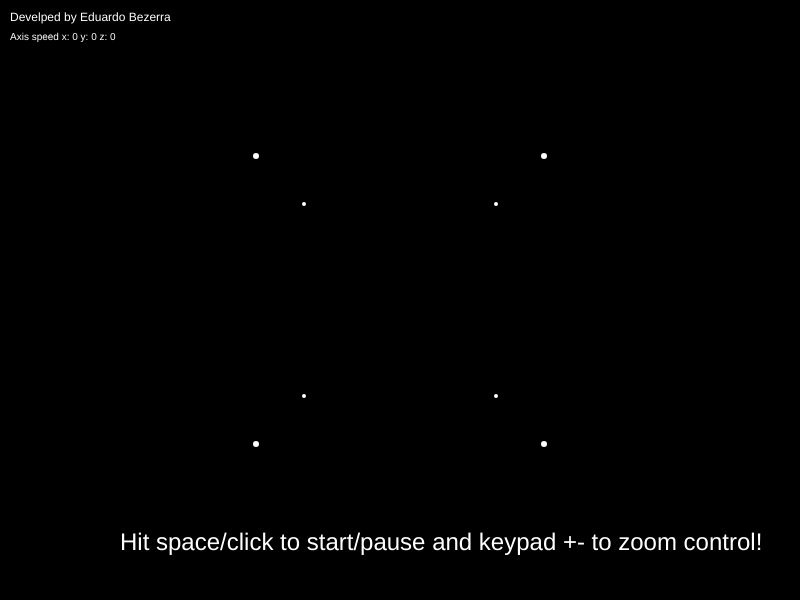
Frame 1 (no input)
Frame 60 (no input): identical to frame 1, image omitted
Frame 120 (the mouse pressed at the canvas centre since frame 60): identical to frame 1, image omitted

The p5.js sketch that drew this single still picture (run headless with seeded random() and noise() and a simulated clock; from frame 60 on, the mouse is pressed at the canvas centre):

// p5.js sketch
// ── sketch.js
/*
Developed by Eduardo Bulhões
Date: 26/10/2023
edubbulhoes@gmail.com
linkedin: www.linkedin.com/in/ebezerra-it
*/
const canvas2d = { x: 800, y: 600 };
const viewcamera = { x: 0, y: 0, z: -5 };
const viewTypeTimer = 10000; // 10 seconds
const maxAxisSpeed = 0.05;
var myCredits;

var points = [];
var faces = [];
var zoomcamera = 120;
var rot3d = {x: 0.0, y: 0.0, z: 0.0};
var newVel3d = {x: 0.0, y: 0.0, z: 0.0};
var vel3d = {x: 0.0, y: 0.0, z: 0.0};
var acel3d = {x: 0.0, y: 0.0, z: 0.0};
var viewType = 0; // 0 - points; 1 - wireframe; 2-solid; 3-solid w/ light
var cubeColor = { r: 240, g: 240, b: 240 };
var newCubeColor = { r: 0, g: 0, b: 0 };
var acelCubeColor = { r: 0, g: 0, b: 0 };
var start = false;

function setup() {
  const cnv = createCanvas(canvas2d.x, canvas2d.y);
  cnv.mouseClicked(() => {
    start = !start;
    if (start) changeRotation();
  });
  cnv.mouseWheel((event) => {
    if (event.deltaY < 0) {
      if (zoomcamera - 10 < 10) 
        zoomcamera = 10;
      else zoomcamera -= 10;
    } else if (event.deltaY > 0) {
      if (zoomcamera + 10 > 180) 
        zoomcamera = 180;
      else zoomcamera += 10;
    }
  }); 
  
  myCredits = createA('https://www.linkedin.com/in/ebezerra-it', 'Develped by Eduardo Bezerra', '_blank');
  myCredits.position(10, 10);
  myCredits.style('font-size', '12px');
  myCredits.style('font-family', 'arial');
  myCredits.style('text-decoration', 'none');
  myCredits.style('font-weight', 'normal');
  myCredits.style('color', '#ffffff'); 
  //myCredits.style('visibility', 'hidden');
  //myCredits.hide();

  points = [
    {x: -1, y: -1, z: -1},
    {x: -1, y: -1, z:  1},
    {x: -1, y:  1, z: -1},
    {x: -1, y:  1, z:  1},
    {x:  1, y: -1, z: -1},
    {x:  1, y: -1, z:  1},
    {x:  1, y:  1, z: -1},
    {x:  1, y:  1, z:  1},
  ];
  faces = [
    [1, 3, 7, 5],
    [0, 4, 6, 2],
    [5, 7, 6, 4],
    [1, 0, 2, 3],
    [3, 2, 6, 7],
    [1, 5, 4, 0],
  ]; 

  setInterval(() => {
    if (start) {
      viewType = viewType === 3 ? 0 : viewType + 1;
    }
  }, viewTypeTimer);
 }

function draw() {
  background(0);
  drawCube();
  showAxisSpeed();
  
  if (start) { 
    rotateCube();
  } else {
      textSize(24);
      fill("white");
      text('Hit space/click to start/pause and keypad +- to zoom control!', 120, 550);
  }
}

function showAxisSpeed() {
  // Show axis speed
  textSize(10);
  strokeWeight(0);
  stroke("white");
  fill("white");
  textStyle(NORMAL);
  text('Axis speed x: ' + Math.round(vel3d.x*1000)/1000 + ' y: ' + Math.round(vel3d.y*1000)/1000 + ' z: ' + Math.round(vel3d.z*1000)/1000, 10, 40);
}

function keyPressed() {
  switch(keyCode) {
    case 32:
      start = !start;
      if (start) changeRotation();
      break;
    case 107: //KEYPAD "+"
      zoomcamera = zoomcamera >= 180 ? 180 : zoomcamera + 10;
      break;
    case 109: //KEYPAD "-"
      zoomcamera = zoomcamera <= 10 ? 10 : zoomcamera - 10;
      break;
  }
}

function rotateCube() {
  rot3d.x += vel3d.x;
  rot3d.y += vel3d.y;
  rot3d.z += vel3d.z;
  
  for (var i = 0; i<points.length; i++) {
    points[i] = rotate3d(points[i], vel3d);
  }
  
  vel3d.x += acel3d.x;
  vel3d.y += acel3d.y;
  vel3d.z += acel3d.z;
  
  cubeColor.r = cubeColor.r + acelCubeColor.r;
  cubeColor.g = cubeColor.g + acelCubeColor.g;
  cubeColor.b = cubeColor.b + acelCubeColor.b;
  
  if (Math.abs(vel3d.x) > maxAxisSpeed || Math.abs(vel3d.y) > maxAxisSpeed || Math.abs(vel3d.z) > maxAxisSpeed)
    changeRotation();
  else 
    if (Math.abs(Math.abs(vel3d.x) - Math.abs(newVel3d.x)) < Math.abs(acel3d.x) ||
        Math.abs(Math.abs(vel3d.y) - Math.abs(newVel3d.y)) < Math.abs(acel3d.y) ||
        Math.abs(Math.abs(vel3d.z) - Math.abs(newVel3d.z)) < Math.abs(acel3d.z))
      changeRotation();
}

function point3dTo2d(p3d) {
  return { 
    x: Math.round(p3d.x*(viewcamera.z + p3d.z) / viewcamera.z * zoomcamera + canvas2d.x/2),
    y: Math.round(p3d.y*(viewcamera.z + p3d.z) / viewcamera.z * zoomcamera + canvas2d.y/2),
  }
}

function drawCube() {
  
  if (viewType === 0) {
    drawPoints()
  } else {
    for(var i = 0;i<faces.length;i++) {
      drawFace(faces[i]);
    }
  }
}

function drawPoints() {
  stroke("white");
  for (var i = 0; i < points.length; i++) {
    var p2d = point3dTo2d(points[i]);
    var pointSize = -points[i].z + 5;
    strokeWeight(pointSize);
    point(p2d.x, p2d.y);
  }
}

function drawFace(face) {
    var p2d1 = point3dTo2d(points[face[0]]);
    var p2d2 = point3dTo2d(points[face[1]]);
    var p2d3 = point3dTo2d(points[face[2]]);
    var p2d4 = point3dTo2d(points[face[3]]);

    if (viewType === 1) {
      stroke("white");
      strokeWeight(1);
      line(p2d1.x, p2d1.y, p2d2.x, p2d2.y);
      line(p2d2.x, p2d2.y, p2d3.x, p2d3.y);
      line(p2d3.x, p2d3.y, p2d4.x, p2d4.y);
      line(p2d4.x, p2d4.y, p2d1.x, p2d1.y);
    } else {
      var faceNormal = faceVecNormal(face);
      costheta = cosVec1Vec2(faceNormal, viewcamera);
      // console.log(faceNormal);
      if (costheta > 0.18) {
        var c;
        if (viewType === 2) {
          stroke("white");
          strokeWeight(1);
          c = color(cubeColor.r, cubeColor.g, cubeColor.b);
        } else {
          c = color(cubeColor.r*costheta, cubeColor.g*costheta, cubeColor.b*costheta);
          noStroke();
        }
        fill(c);
        quad(p2d1.x, p2d1.y, p2d2.x, p2d2.y, p2d3.x, p2d3.y, p2d4.x, p2d4.y);
      }
    }
}

function rotate3d(p3d, vel3d) {
  var rotp3d = p3d;
  rotp3d = rotate3dx(rotp3d, vel3d.x);
  rotp3d = rotate3dy(rotp3d, vel3d.y);
  rotp3d = rotate3dz(rotp3d, vel3d.z);
  
  return rotp3d;
}

function rotate3dz(p3d, angle) {
  if (angle == 0) return p3d;
  
  var x2 = p3d.x*Math.cos(angle) - p3d.y*Math.sin(angle);
  var y2 = p3d.y*Math.cos(angle) + p3d.x*Math.sin(angle);
  
  return {x: x2, y: y2, z: p3d.z};
}

function rotate3dx(p3d, angle) {
  if (angle == 0) return p3d;
  
  var z2 = p3d.z*Math.cos(angle) - p3d.y*Math.sin(angle);
  var y2 = p3d.y*Math.cos(angle) + p3d.z*Math.sin(angle);
  
  return {x: p3d.x, y: y2, z: z2};
}

function rotate3dy(p3d, angle) {
  if (angle == 0) return p3d;
  
  var x2 = p3d.x*Math.cos(angle) - p3d.z*Math.sin(angle);
  var z2 = p3d.z*Math.cos(angle) + p3d.x*Math.sin(angle);
  
  return {x: x2, y: p3d.y, z: z2};
}

function faceVecNormal(face) {
  var p3d1 = vectorDiff(points[face[3]], points[face[0]]);
  var p3d2 = vectorDiff(points[face[1]], points[face[0]]);
  
  return vectorProduct(p3d1, p3d2);
}

function scalarVector(vector, scalar) {
  return { 
    x: vector.x * scalar,
    y: vector.y * scalar,
    z: vector.z * scalar,
  }
}
  
function vectorDiff(vec1, vec2) {
  return {
    x: vec1.x - vec2.x,
    y: vec1.y - vec2.y,
    z: vec1.z - vec2.z,
  }
}

function vectorScalar(vec1, vec2) {
  return vec1.x*vec2.x + vec1.y*vec2.y + vec1.z*vec2.z;
}
  
function vectorModule(vector) {
  return Math.sqrt(vector.x*vector.x + vector.y*vector.y + vector.z*vector.z);
}

function cosVec1Vec2(vec1, vec2) {
  var modVec1 = vectorModule(vec1);
  var modVec2 = vectorModule(vec2);

  if (modVec1 == 0 || modVec1 == 0) return 0;
  return vectorScalar(vec1, vec2) / (modVec1 * modVec2);
}

function vectorProduct(vec1, vec2) {
  var xn = vec1.y * vec2.z - vec1.z*vec2.y;
  var yn = vec1.z * vec2.x - vec1.x*vec2.z;
  var zn = vec1.x * vec2.y - vec1.y*vec2.x;
  
  return {x: xn, y: yn, z: zn};
}

function changeRotation() {
  const axisSpeed = {
    min: -maxAxisSpeed,
    max: maxAxisSpeed,
  };
  const shadeColors = {
    min: 80,
    max: 250,
  };
  const steps = 500; // interpolation steps
  
  var randomBetween = (min, max) => Math.round(Math.random() * (max - min)*100)/100 + min;
  newVel3d = {
    x: randomBetween(axisSpeed.min, axisSpeed.max),
    y: randomBetween(axisSpeed.min, axisSpeed.max),
    z: randomBetween(axisSpeed.min, axisSpeed.max),
  };
  acel3d = { 
    x: (newVel3d.x - vel3d.x)/steps,
    y: (newVel3d.y - vel3d.y)/steps,
    z: (newVel3d.z - vel3d.z)/steps,
  }
  
  randomBetween = (min, max) => min + Math.floor(Math.random() * (max - min + 1));
  newCubeColor.r = randomBetween(shadeColors.min, shadeColors.max);
  newCubeColor.g = randomBetween(shadeColors.min, shadeColors.max);
  newCubeColor.b = randomBetween(shadeColors.min, shadeColors.max);
  
  acelCubeColor.r = (newCubeColor.r - cubeColor.r)/steps;
  acelCubeColor.g = (newCubeColor.g - cubeColor.g)/steps;
  acelCubeColor.b = (newCubeColor.b - cubeColor.b)/steps;
}
